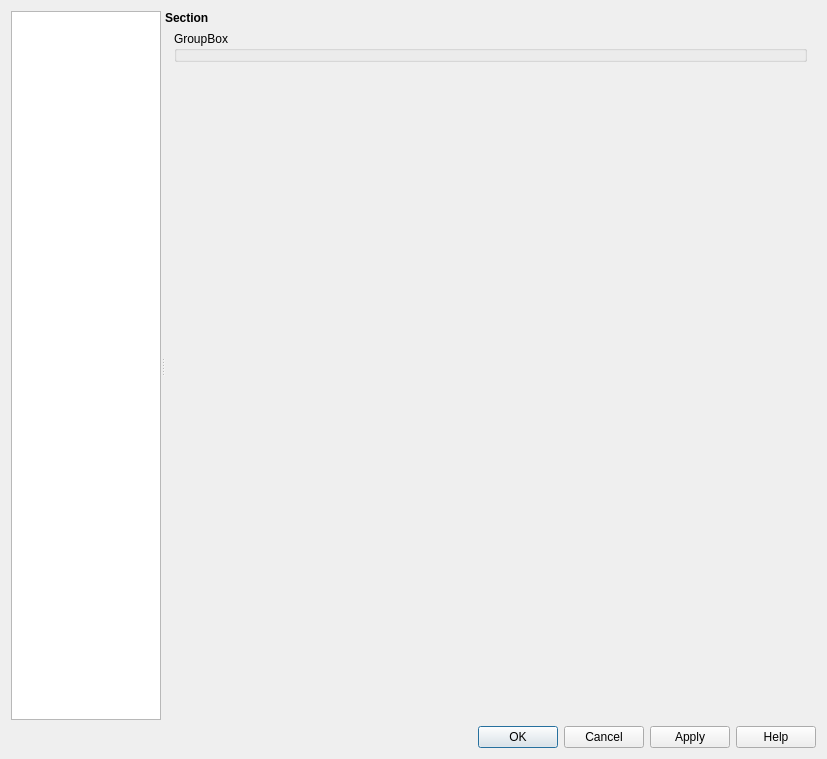
<?xml version="1.0" encoding="UTF-8"?>
<ui version="4.0">
 <class>QgsOpstionDialogTemplate</class>
 <widget class="QDialog" name="QgsOpstionDialogTemplate">
  <property name="geometry">
   <rect>
    <x>0</x>
    <y>0</y>
    <width>827</width>
    <height>759</height>
   </rect>
  </property>
  <property name="minimumSize">
   <size>
    <width>700</width>
    <height>0</height>
   </size>
  </property>
  <property name="windowTitle">
   <string>Options Dialog Template</string>
  </property>
  <layout class="QVBoxLayout" name="verticalLayout">
   <item>
    <widget class="QSplitter" name="mOptionsSplitter">
     <property name="orientation">
      <enum>Qt::Horizontal</enum>
     </property>
     <property name="childrenCollapsible">
      <bool>false</bool>
     </property>
     <widget class="QFrame" name="mOptionsListFrame">
      <property name="minimumSize">
       <size>
        <width>0</width>
        <height>0</height>
       </size>
      </property>
      <property name="frameShape">
       <enum>QFrame::NoFrame</enum>
      </property>
      <property name="frameShadow">
       <enum>QFrame::Raised</enum>
      </property>
      <layout class="QVBoxLayout" name="verticalLayout_2">
       <property name="margin">
        <number>0</number>
       </property>
       <item>
        <widget class="QListWidget" name="mOptionsListWidget">
         <property name="minimumSize">
          <size>
           <width>58</width>
           <height>0</height>
          </size>
         </property>
         <property name="maximumSize">
          <size>
           <width>150</width>
           <height>16777215</height>
          </size>
         </property>
         <property name="horizontalScrollBarPolicy">
          <enum>Qt::ScrollBarAlwaysOff</enum>
         </property>
         <property name="editTriggers">
          <set>QAbstractItemView::NoEditTriggers</set>
         </property>
         <property name="iconSize">
          <size>
           <width>32</width>
           <height>32</height>
          </size>
         </property>
         <property name="textElideMode">
          <enum>Qt::ElideNone</enum>
         </property>
         <property name="resizeMode">
          <enum>QListView::Adjust</enum>
         </property>
         <property name="wordWrap">
          <bool>true</bool>
         </property>
        </widget>
       </item>
      </layout>
     </widget>
     <widget class="QFrame" name="mOptionsFrame">
      <property name="sizePolicy">
       <sizepolicy hsizetype="Expanding" vsizetype="Preferred">
        <horstretch>1</horstretch>
        <verstretch>0</verstretch>
       </sizepolicy>
      </property>
      <property name="frameShape">
       <enum>QFrame::NoFrame</enum>
      </property>
      <property name="frameShadow">
       <enum>QFrame::Raised</enum>
      </property>
      <layout class="QVBoxLayout" name="verticalLayout_3">
       <property name="margin">
        <number>0</number>
       </property>
       <item>
        <widget class="QStackedWidget" name="mOptionsStackedWidget">
         <property name="sizePolicy">
          <sizepolicy hsizetype="Expanding" vsizetype="Expanding">
           <horstretch>0</horstretch>
           <verstretch>0</verstretch>
          </sizepolicy>
         </property>
         <property name="currentIndex">
          <number>0</number>
         </property>
         <widget class="QWidget" name="mOptsPage_01">
          <layout class="QVBoxLayout" name="verticalLayout_14">
           <property name="margin">
            <number>0</number>
           </property>
           <item>
            <widget class="QLabel" name="label">
             <property name="styleSheet">
              <string notr="true">font-weight:bold;</string>
             </property>
             <property name="text">
              <string>Section</string>
             </property>
            </widget>
           </item>
           <item>
            <widget class="QScrollArea" name="scrollArea">
             <property name="frameShape">
              <enum>QFrame::NoFrame</enum>
             </property>
             <property name="widgetResizable">
              <bool>true</bool>
             </property>
             <widget class="QWidget" name="scrollAreaWidgetContents">
              <property name="geometry">
               <rect>
                <x>0</x>
                <y>0</y>
                <width>646</width>
                <height>669</height>
               </rect>
              </property>
              <layout class="QVBoxLayout" name="verticalLayout_13">
               <property name="topMargin">
                <number>0</number>
               </property>
               <property name="bottomMargin">
                <number>0</number>
               </property>
               <item>
                <widget class="QGroupBox" name="groupBox">
                 <property name="title">
                  <string>GroupBox</string>
                 </property>
                </widget>
               </item>
               <item>
                <spacer name="verticalSpacer">
                 <property name="orientation">
                  <enum>Qt::Vertical</enum>
                 </property>
                 <property name="sizeHint" stdset="0">
                  <size>
                   <width>20</width>
                   <height>40</height>
                  </size>
                 </property>
                </spacer>
               </item>
              </layout>
             </widget>
            </widget>
           </item>
          </layout>
         </widget>
        </widget>
       </item>
      </layout>
     </widget>
    </widget>
   </item>
   <item>
    <widget class="QFrame" name="mButtonBoxFrame">
     <property name="sizePolicy">
      <sizepolicy hsizetype="Preferred" vsizetype="Maximum">
       <horstretch>0</horstretch>
       <verstretch>0</verstretch>
      </sizepolicy>
     </property>
     <property name="frameShape">
      <enum>QFrame::NoFrame</enum>
     </property>
     <property name="frameShadow">
      <enum>QFrame::Raised</enum>
     </property>
     <layout class="QHBoxLayout" name="horizontalLayout">
      <property name="margin">
       <number>0</number>
      </property>
      <item>
       <widget class="QDialogButtonBox" name="buttonBox">
        <property name="orientation">
         <enum>Qt::Horizontal</enum>
        </property>
        <property name="standardButtons">
         <set>QDialogButtonBox::Apply|QDialogButtonBox::Cancel|QDialogButtonBox::Help|QDialogButtonBox::Ok</set>
        </property>
       </widget>
      </item>
     </layout>
    </widget>
   </item>
  </layout>
 </widget>
 <resources>
  <include location="../../../images/images.qrc"/>
 </resources>
 <connections>
  <connection>
   <sender>mOptionsListWidget</sender>
   <signal>currentRowChanged(int)</signal>
   <receiver>mOptionsStackedWidget</receiver>
   <slot>setCurrentIndex(int)</slot>
   <hints>
    <hint type="sourcelabel">
     <x>86</x>
     <y>325</y>
    </hint>
    <hint type="destinationlabel">
     <x>794</x>
     <y>14</y>
    </hint>
   </hints>
  </connection>
 </connections>
</ui>
